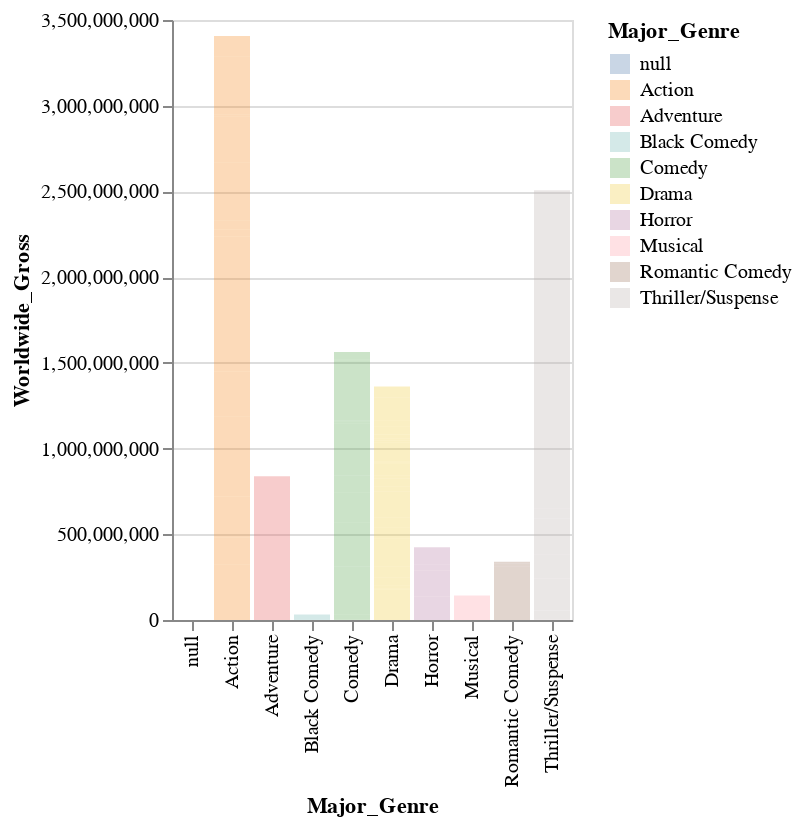

The cell this chart's notebook holds for it:
### Code cell
alt.Chart(movies1997).mark_bar().encode(
    alt.X ("Major_Genre"),
    alt.Y ("Worldwide_Gross"),
    alt.Color("Major_Genre"),
    alt.OpacityValue(0.3)
)
